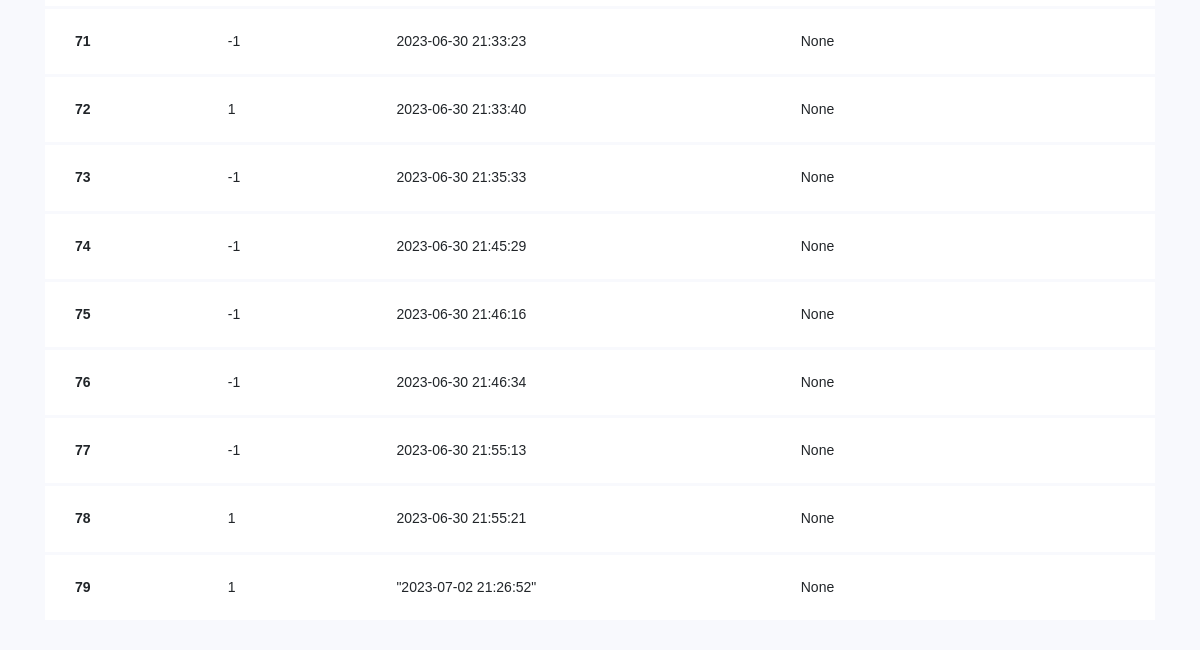
Before: / (lower part) with the older database file.
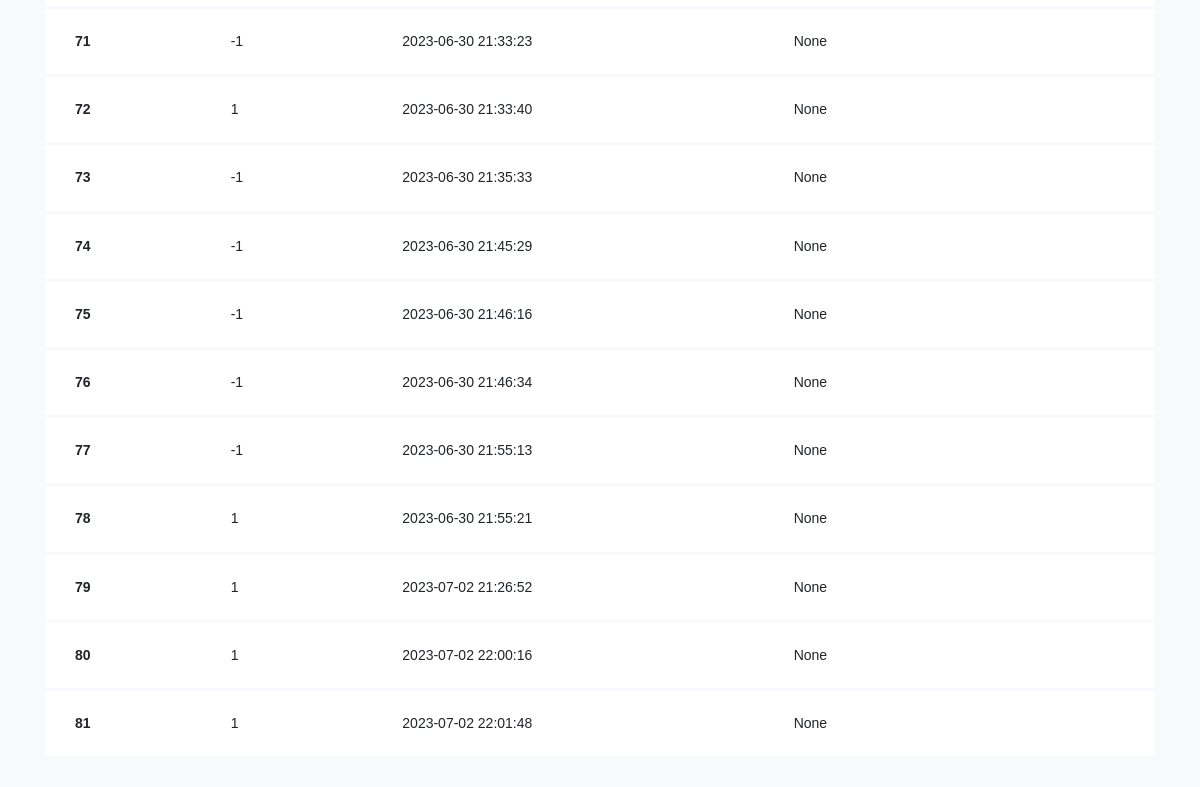
After: the same page with the newer database file.
### tables this page shows
CREATE TABLE timestamps (
        EID INTEGER,
        time_in TEXT,
        time_out TEXT,
        FOREIGN KEY (EID) REFERENCES employees(EID) 
    );

### app.py (the view)
@app.route('/')
def index():
    employees, timestamps = dbm.get_all_enrolled(), dbm.get_all_timestamps()
    return render_template('index.html', employees=employees, timestamps=timestamps)

### speaker_recognition/database.py (called while the page is built)
    def get_all_data(self, table_name: str) -> list:
        sql = \
        f"""
        SELECT *
        FROM {table_name}
        """
        data = self._cursor.execute(sql)
        col_names = [description[0] for description in data.description]
        res = [dict(zip(col_names, row)) for row in data]
        return res

    def get_all_enrolled(self) -> dict:
        return self._db.get_all_data(TABLE_NAME_EMPLOYEE)

    def get_all_timestamps(self) -> dict:
        return self._db.get_all_data(TABLE_NAME_TIMESTAMP)

### template/index.html (shortened to what this page needs)
{% extends "base.html" %}
{% macro create_table(table_title, col_name, data, enumerate) -%}
<section class="ftco-section">
    <div class="container">
        <div class="row">
            <div class="col-md-12">
                <div class="table-wrap">
                    <table class="table">
                        <tbody>
                            {% for datum in data %}
                                <tr>
                                    {% if enumerate %}
                                        <th scope="row">{{ loop.index }}</th>
                                        <td>{{ datum.EID }}</td>
                                    {% else %}
                                        <th scope="row">{{ datum.EID }}</th>
                                    {% endif %}
                                    {% for col in col_name %}
                                        {% if col != 'EID' %}
                                            <td>{{ datum[col] }}</td>
                                        {% endif %}
                                    {% endfor %}
                                </tr>
                            {% endfor %}
                        </tbody>
                    </table>
                </div>
            </div>
        </div>
</div>
</section>
{%- endmacro %}
{% block main %}
{{ create_table("Timestamps", timestamps[0].keys(), timestamps, True) }}
{% endblock %}

### template/base.html (shortened to what this page needs)
<!doctype html>
<html lang="en">
<head>
    <link rel="stylesheet" href="https://stackpath.bootstrapcdn.com/font-awesome/4.7.0/css/font-awesome.min.css">
    <link rel="stylesheet" href="{{ url_for('static', filename='css/style.css') }}">
</head>
<body>
    <main>
        {% block main %}{% endblock %}
    </main>
</body>
</html>

Changed rows visible on the page:
added timestamps: EID "1", time_in "2023-07-02 22:00:16" "None"
added timestamps: EID "1", time_in "2023-07-02 22:01:48" "None"
Other visible differences:
new list line: "2023-07-02 21:26:52"
list line gone: "\"2023-07-02 21:26:52\""
